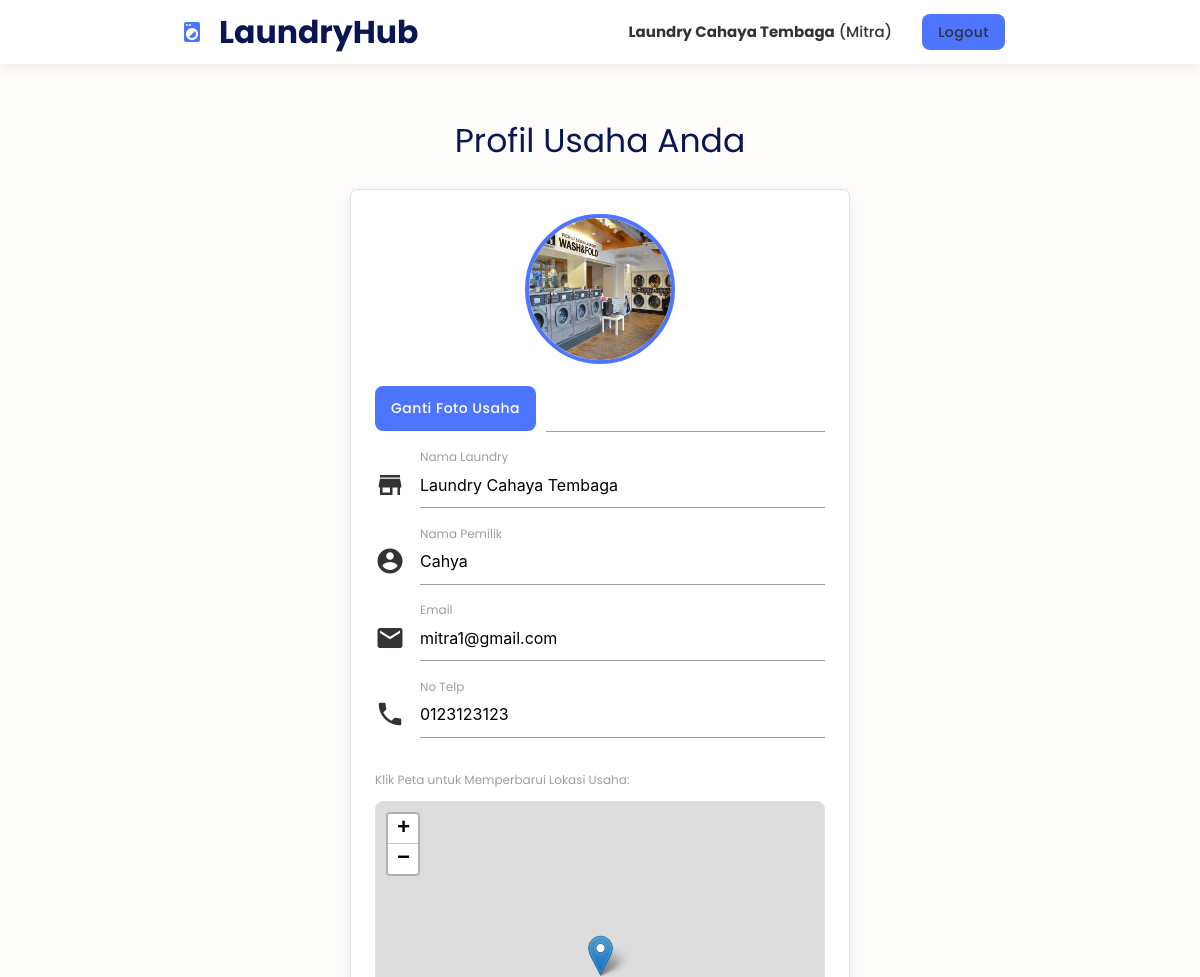
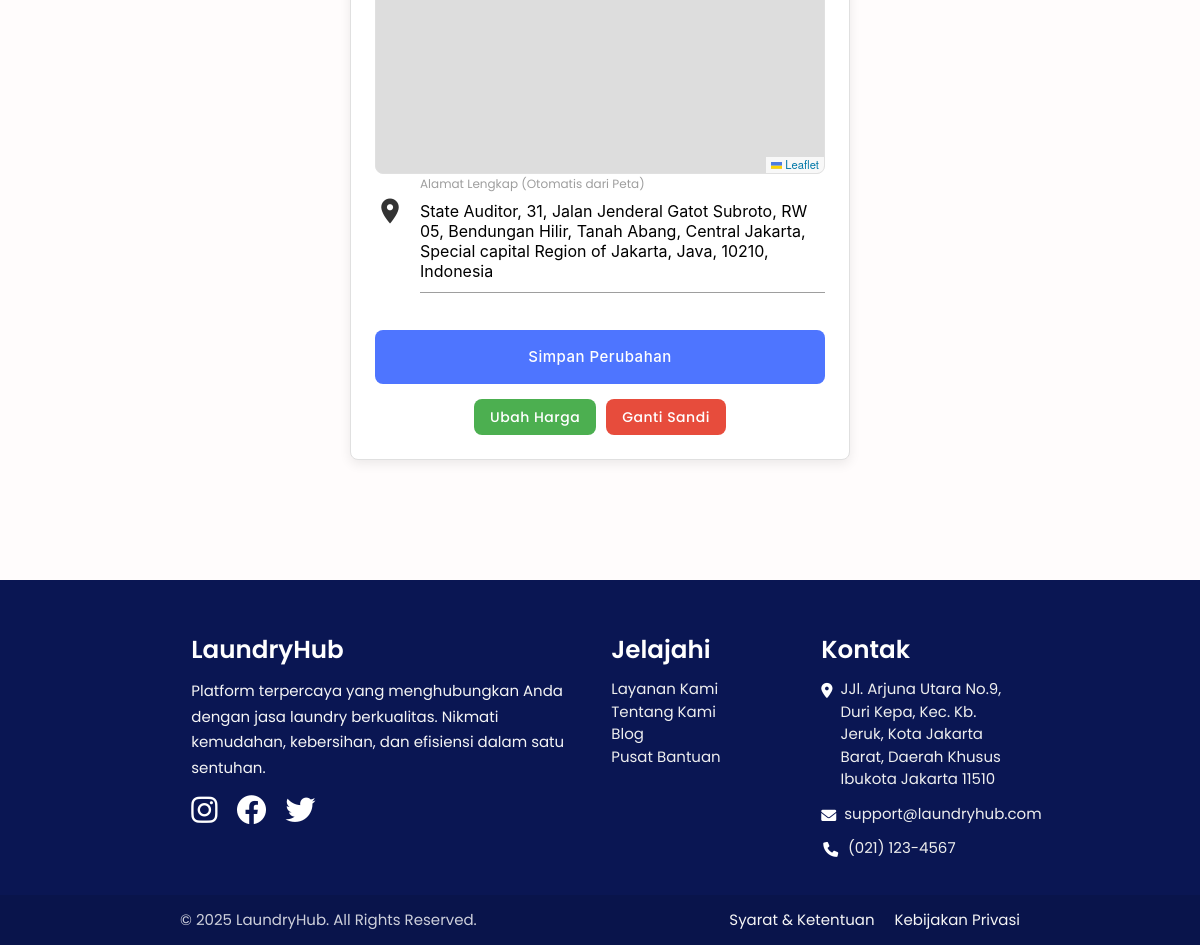
/mitra.php (signed in), run on the app's committed database (2 pictures, top to bottom).
### tables this page shows
CREATE TABLE `mitra` (
  `id_mitra` int(11) NOT NULL,
  `nama_laundry` varchar(50) DEFAULT NULL,
  `nama_pemilik` varchar(50) DEFAULT NULL,
  `telp` varchar(15) DEFAULT NULL,
  `email` varchar(50) DEFAULT NULL,
  `alamat` varchar(255) DEFAULT NULL,
  `latitude` decimal(10,8) DEFAULT NULL,
  `longitude` decimal(11,8) DEFAULT NULL,
  `foto` text NOT NULL,
  `password` varchar(255) DEFAULT NULL
);

### mitra.php (the view, shortened to what this page needs)
<?php
include 'connect-db.php';
$idMitra = $_SESSION["mitra"];
$result = mysqli_query($connect, "SELECT * FROM mitra WHERE id_mitra = '$idMitra'");
$mitra = mysqli_fetch_assoc($result);
?>
<!DOCTYPE html>
<html lang="en">
<head>
    <link rel="stylesheet" href="https://unpkg.com/leaflet@1.9.4/dist/leaflet.css" />
</head>
<body>
<?php include 'header.php'; ?>
<main class="main-content">
    <div class="container">
        <h3 class="header light center">Profil Usaha Anda</h3>
        <div class="card-panel center-card">
            <form action="" method="post" enctype="multipart/form-data">
                <div class="center">
                    <img src="img/mitra/<?= htmlspecialchars($mitra['foto']) ?>" alt="Foto Usaha" style="width: 150px; height: 150px; border-radius: 50%; object-fit: cover; border: 4px solid var(--primary-blue);">
                </div>
                <div class="file-field input-field">
                    <div class="btn"><span>Ganti Foto Usaha</span><input type="file" name="foto" id="foto"></div>
                    <div class="file-path-wrapper"><input class="file-path validate" type="text"></div>
                </div>
                <div class="input-field"><i class="material-icons prefix">store</i><input type="text" id="namaLaundry" name="namaLaundry" value="<?= htmlspecialchars($mitra['nama_laundry']) ?>"><label for="namaLaundry">Nama Laundry</label></div>
                <div class="input-field"><i class="material-icons prefix">account_circle</i><input type="text" id="namaPemilik" name="namaPemilik" value="<?= htmlspecialchars($mitra['nama_pemilik']) ?>"><label for="namaPemilik">Nama Pemilik</label></div>
                <div class="input-field"><i class="material-icons prefix">email</i><input type="email" id="email" name="email" value="<?= htmlspecialchars($mitra['email']) ?>"><label for="email">Email</label></div>
                <div class="input-field"><i class="material-icons prefix">phone</i><input type="tel" id="telp" name="telp" value="<?= htmlspecialchars($mitra['telp']) ?>"><label for="telp">No Telp</label></div>
                <label>Klik Peta untuk Memperbarui Lokasi Usaha:</label>
                <div id="map" style="margin-top: 10px;"></div>
                <div class="input-field"><i class="material-icons prefix">location_on</i><textarea class="materialize-textarea" name="alamat" id="alamat" readonly><?= htmlspecialchars($mitra['alamat']) ?></textarea><label for="alamat">Alamat Lengkap (Otomatis dari Peta)</label></div>
                <div class="center" style="margin-top: 20px;">
                    <button class="btn-large waves-effect waves-light" type="submit" name="simpan" style="width:100%;">Simpan Perubahan</button>
                </div>
                <div class="center" style="margin-top: 15px; display: flex; gap: 10px; justify-content: center;">
                    <a class="btn waves-effect waves-light green" href="edit-harga.php">Ubah Harga</a>
                    <a class="btn waves-effect waves-light red" href="ganti-kata-sandi.php">Ganti Sandi</a>
                </div>
            </form>
        </div>
    </div>
</main>
<?php include "footer.php"; ?>
</body>
</html>

### header.php (shortened to what this page needs)
<nav class="white" role="navigation">
    <div class="container">
        <div class="nav-wrapper">
            <?php
            $logo_link = 'index.php';
            if (isset($_SESSION["login-admin"])) {
                $logo_link = 'admin.php';
            } elseif (isset($_SESSION["login-mitra"])) {
                $logo_link = 'status.php';
            }
            ?>
            <a id="logo-container" href="<?= $logo_link ?>" class="brand-logo">
                <i class="material-icons left large">local_laundry_service</i>LaundryHub
            </a>
            <ul class="right hide-on-med-and-down">
                <?php
                if (isset($_SESSION["login-pelanggan"]) || isset($_SESSION["login-mitra"]) || isset($_SESSION["login-admin"])) :
                    ?>
                    <li>
                        <?php
                        global $connect;
                        if (isset($_SESSION["login-pelanggan"]) && isset($_SESSION["pelanggan"])) {
                            $idPelanggan_header = $_SESSION["pelanggan"];
                            $query_header = mysqli_query($connect, "SELECT nama FROM pelanggan WHERE id_pelanggan = '$idPelanggan_header'");
                            $data_header = mysqli_fetch_assoc($query_header);
                            $nama_header = $data_header["nama"] ?? 'Pelanggan';
                            echo "<a href='pelanggan.php'><b>$nama_header</b> (Pelanggan)</a>";
                        } else if (isset($_SESSION["login-mitra"]) && isset($_SESSION["mitra"])) {
                            $id_mitra_header = $_SESSION["mitra"];
                            $query_header = mysqli_query($connect, "SELECT nama_laundry FROM mitra WHERE id_mitra = '$id_mitra_header'");
                            $data_header = mysqli_fetch_assoc($query_header);
                            $nama_header = $data_header["nama_laundry"] ?? 'Mitra';
                            echo "<a href='mitra.php'><b>$nama_header</b> (Mitra)</a>";
                        } else if (isset($_SESSION["login-admin"]) && isset($_SESSION["admin"])) {
                            echo "<a href='admin.php'><span><b>Admin</b></span></a>";
                        }
                        ?>
                    </li>
                    <li>
                        <a href='logout.php' class='waves-effect waves-light btn'>Logout</a>
                    </li>
                <?php
                endif; ?>
            </ul>
        </div>
    </div>
</nav>

### css/style.css (style rules this page uses)
:root { --primary-blue: #4E75FF; --dark-navy: #0A1653; --off-white: #FFFCFC; --light-gray: #f4f5f7; --text-dark: #333; --text-light: #666; --border-color: #e0e0e0; --shadow: 0 4px 12px rgba(0, 0, 0, 0.08); --shadow-hover: 0 6px 16px rgba(0, 0, 0, 0.12); --border-radius: 8px; }
body { display: flex; min-height: 100vh; flex-direction: column; font-family: 'Poppins', sans-serif; background-color: var(--off-white); color: var(--text-dark); -webkit-font-smoothing: antialiased; -moz-osx-font-smoothing: grayscale; }
main.main-content { flex: 1 0 auto; padding-top: 2rem; padding-bottom: 4rem; }
h1, h2, h3, h4, h5, h6 { color: var(--dark-navy); font-weight: 600; }
h1.header, h3.header { font-size: 2.2rem; font-weight: 700; margin-bottom: 1.5rem; }
.light { font-weight: 400 !important; }
a { color: var(--primary-blue); transition: color 0.3s ease; }
.btn, .btn-large, .btn-small { background-color: var(--primary-blue); border-radius: var(--border-radius); transition: all 0.3s ease; box-shadow: none; font-weight: 500; letter-spacing: 0.5px; text-transform: none; }
.btn.red, .btn.red-darken-2 { background-color: #e74c3c !important; }
.card, .card-panel { border-radius: var(--border-radius); box-shadow: var(--shadow); border: 1px solid var(--border-color); transition: all 0.3s ease; }
.input-field { margin-bottom: 1.5rem; }
nav { background-color: var(--off-white) !important; box-shadow: var(--shadow); color: var(--dark-navy); }
nav .brand-logo { color: var(--dark-navy) !important; font-weight: 700; }
nav .brand-logo .material-icons { color: var(--primary-blue); }
nav ul a { color: var(--text-dark) !important; font-weight: 500; transition: color 0.3s ease; }
.center-card { max-width: 500px; margin: 2rem auto; }
#map { height: 350px; border-radius: var(--border-radius); border: 1px solid var(--border-color); }

### data on the page
mitra: nama_laundry "Laundry Cahaya Tembaga", foto (picture), namaLaundry "Laundry Cahaya Tembaga", namaPemilik "Cahya", email "mitra1@gmail.com", telp "0123123123", alamat "State Auditor, 31, Jalan Jenderal Gatot Subroto, RW 05, Bendungan Hilir, Tanah Abang, Central Jakarta, Special capital Region of Jakarta, Java, 10210, Indonesia"
